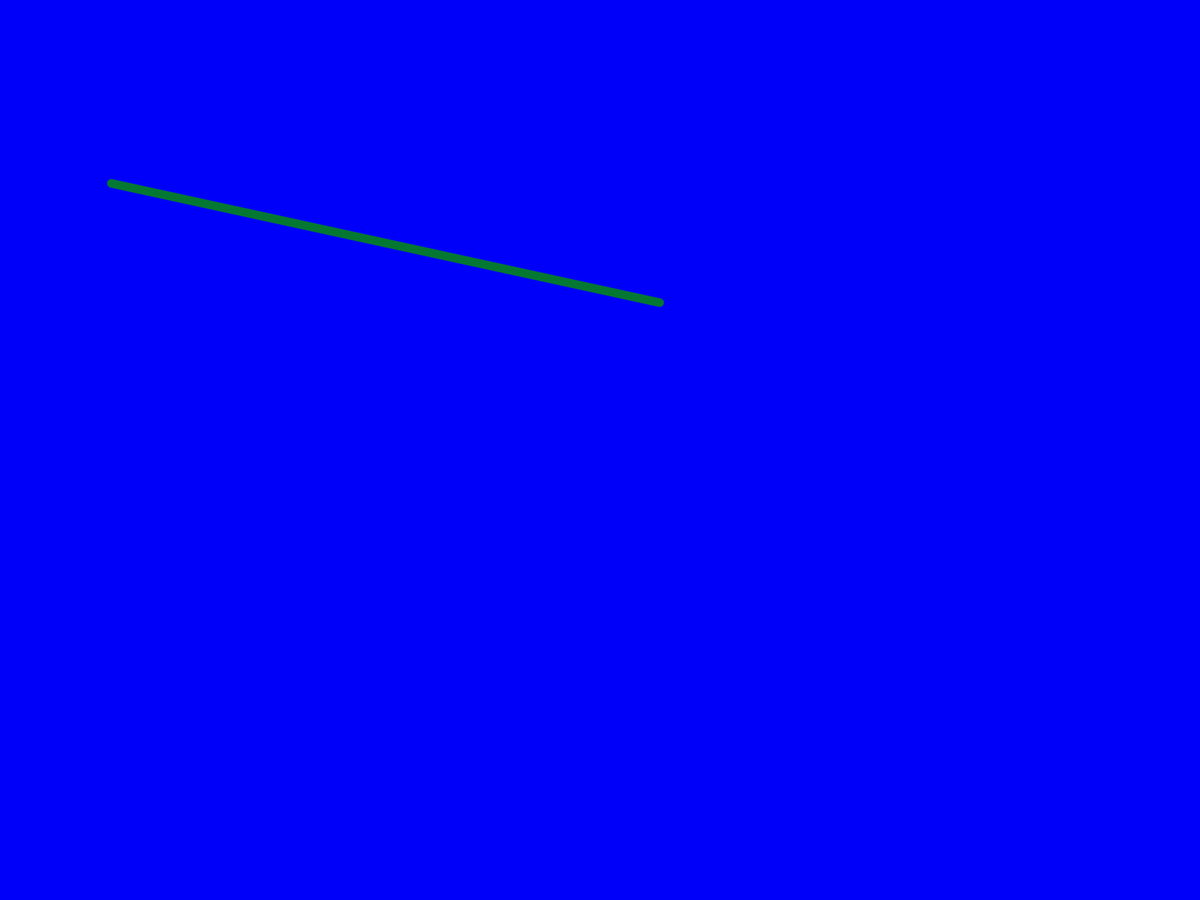
Frame 1 (no input)
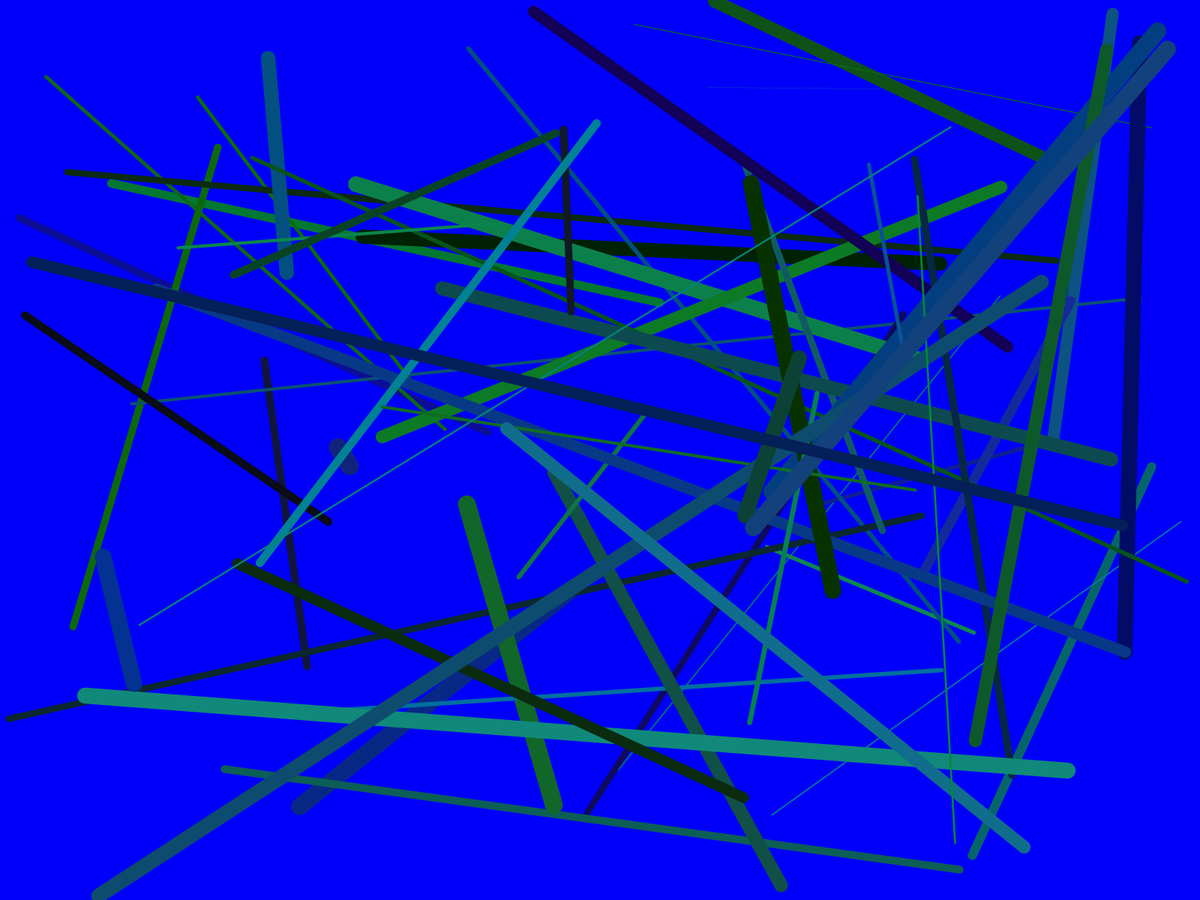
Frame 60 (the mouse pressed at the canvas centre just before this capture)
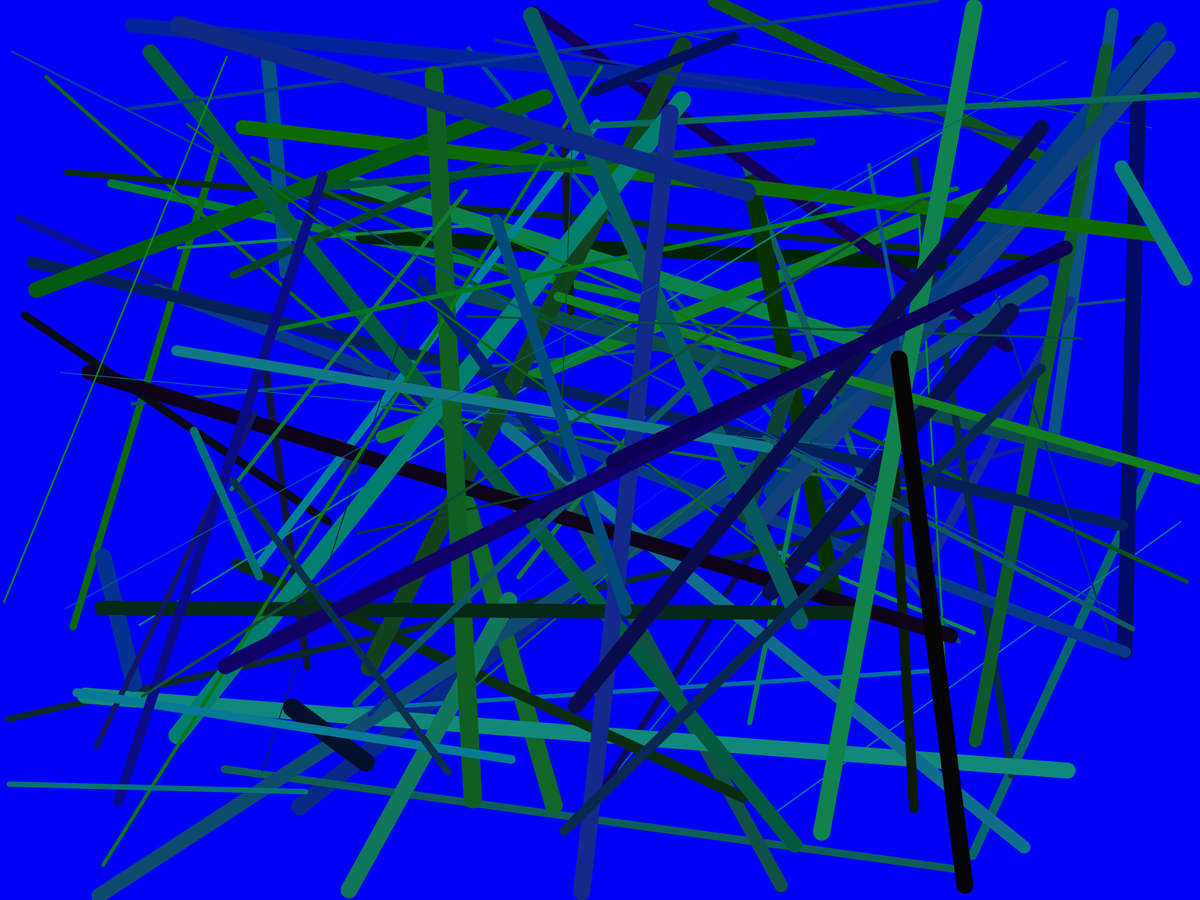
Frame 120 (the mouse held since frame 60 and released just before this capture)

The Processing sketch that drew these frames (run headless with seeded random() and noise(); from frame 60 on, the mouse is pressed at the canvas centre):

// Processing sketch: JordinDanceParty
// ── JordinDanceParty.pde
void setup() {
  // size(600,600);
background(0,0,250);
  fullScreen(); //Makes the screen fullscreen
}

void draw() { //infinite loop
  fill(random(0, 100), random(150, 250), random(42, 255)); //Yellow Skittles


  //draw a circle at a random location
  

  //ellipse(random(width), random(height), 20, 20); // random(width), random(height) means it will make random circles all around

  // draw a random line

  stroke(random(20), random(140), random(160)); //Rainbow Skittles
  strokeWeight(random(25));
  line(random(width), random(height), random(width), random(height));
}
